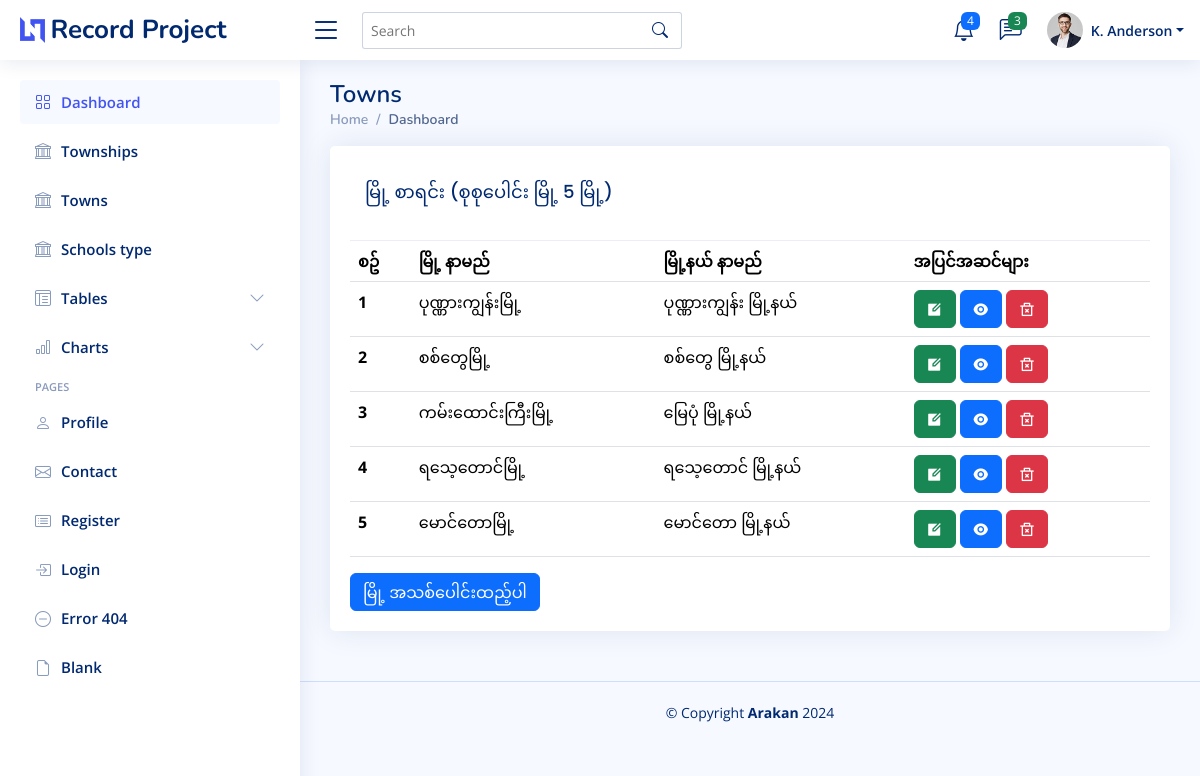
The page /town/ on the database its author committed.
### myapp/models.py (models this page shows, shortened)
class Town(models.Model):
    township = models.ForeignKey(Township, on_delete=models.CASCADE)
    name = models.CharField(max_length=200)

class Township(models.Model):
    name = models.CharField(max_length=255)

### myapp/views.py (the view)
# urls.py: path('town/', views.towns, name='towns_page'),
def towns(request):
    townships = Township.objects.all()
    towns = Town.objects.all()
    wards = Ward.objects.all()
    context = {
        'towns':towns,
        'wards':wards,
        'townships':townships,
    }
    return render(request, 'towns/towns.html', context)

### myapp/templates/towns/towns.html
{% extends "partials/master.html" %}
{% block content %}
<main id="main" class="main">
    <div class="pagetitle">
      <h1>Towns</h1>
      <nav>
        <ol class="breadcrumb">
          <li class="breadcrumb-item"><a href="{% url "homepage" %}">Home</a></li>
          <li class="breadcrumb-item active">Dashboard</li>
        </ol>
      </nav>
    </div>
    <section class="section dashboard">
      <div class="row">
          <div class="col col-sm-12">
              <div class="card">
                  <div class="card-body">
                    <div class="card-header">
                      <h5 class="card-title">မြို့ စာရင်း (စုစုပေါင်း မြို့ {{towns.count }} မြို့)</h5>
                    </div>
                    <table class="table">
                      <thead>
                        <tr>
                          <th scope="col">စဥ်</th>
                          <th scope="col">မြို့ နာမည်</th>
                          <th scope="col">မြို့နယ် နာမည်</th>
                          <th scope="col">အပြင်အဆင်များ</th>
                        </tr>
                      </thead>
                      <tbody>
                      {% for town in towns %}
                          <tr>
                            <th scope="row">{{ forloop.counter }}</th>
                            <td>{{ town.name }}</td>
                            <td>{{ town.township.name}}</td>
                            <td>
                                <a href="{% url "update_town_page" town.id %}" class="btn btn-success"> <i class="ri ri-edit-box-fill"></i></a>
                                <a href="{% url "town_detail_page" town.id %}" class="btn btn-primary"> <i class="ri ri-eye-fill"></i></a>
                                <a href="{% url "delete_town_page"  town.id %}" class="btn btn-danger"> <i class="ri ri-delete-bin-2-line"></i></a>
                            </td>
                        </tr>
                      {% endfor %}
                      </tbody>
                  </table>
                      <a href="{% url "create_town_page" %}" class="btn btn-primary">မြို့ အသစ်ပေါင်းထည့်ပါ</a>
                  </div>
              </div>
            </div>
      </div>
    </section>
</main>
{% endblock content %}

### myapp/static/assets/css/style.css (style rules this page uses)
:root { scroll-behavior: smooth; }
body { font-family: "Open Sans", sans-serif; background: #f6f9ff; color: #444444; }
a { color: #4154f1; text-decoration: none; }
h1, h2, h3, h4, h5, h6 { font-family: "Nunito", sans-serif; }
#main { margin-top: 60px; padding: 20px 30px; transition: all 0.3s; }
.pagetitle { margin-bottom: 10px; }
.pagetitle h1 { font-size: 24px; margin-bottom: 0; font-weight: 600; color: #012970; }
.card { margin-bottom: 30px; border: none; border-radius: 5px; box-shadow: 0px 0 30px rgba(1, 41, 112, 0.1); }
.card-header, .card-footer { border-color: #ebeef4; background-color: #fff; color: #798eb3; padding: 15px; }
.card-title { padding: 20px 0 15px 0; font-size: 18px; font-weight: 500; color: #012970; font-family: "Poppins", sans-serif; }
.card-body { padding: 0 20px 20px 20px; }
.breadcrumb { font-size: 14px; font-family: "Nunito", sans-serif; color: #899bbd; font-weight: 600; }
.breadcrumb a { color: #899bbd; transition: 0.3s; }
.breadcrumb .breadcrumb-item::before { color: #899bbd; }
.breadcrumb .active { color: #51678f; font-weight: 600; }
@media (min-width: 1200px) { #main, #footer { margin-left: 300px; } }

### rows shown on the page
Town: name "ပုဏ္ဏားကျွန်းမြို့", township.name "ပုဏ္ဏားကျွန်း မြို့နယ်"
Town: name "စစ်တွေမြို့", township.name "စစ်တွေ မြို့နယ်"
Town: name "ကမ်းထောင်းကြီးမြို့", township.name "မြေပုံ မြို့နယ်"
Town: name "ရသေ့တောင်မြို့", township.name "ရသေ့တောင် မြို့နယ်"
Town: name "မောင်တောမြို့", township.name "မောင်တော မြို့နယ်"

### other values the page prints
{{ towns.count }} "5"
